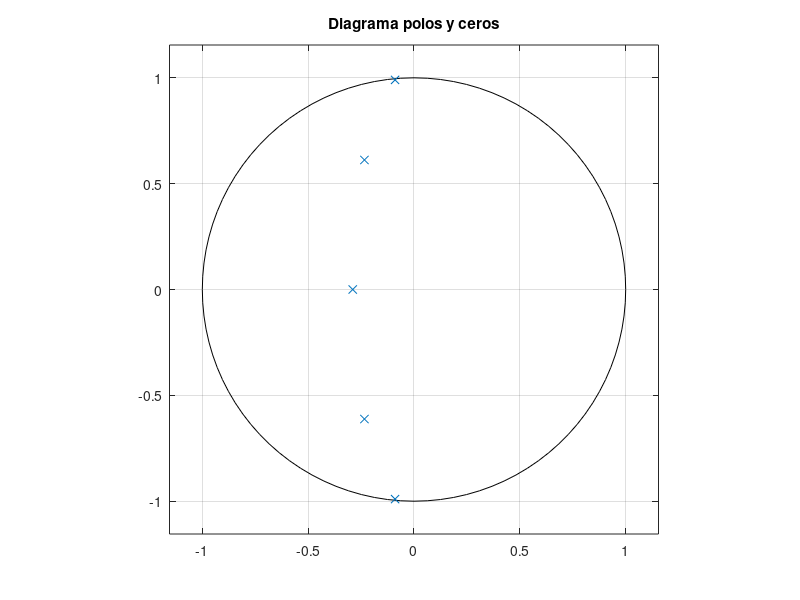

This figure's MATLAB source: (Note: this script raises an error after producing the figure.)
%% Design filtro paso bajo Chebyshev

% Ganancia maxima banda pasante 20dB
% Frecuencia corte 1.2kHz
% Att min requerida -25dB a 1.7kHz
% Implementacion: etapas ganancia infinita y realimentacion multiple
% Rizado banda pasante 1 dB
% normalizar Wp,Ws. wc/w = 1/ws. Entonces, wc=1.2kHz, w=1.7kHz, 
% ws=1,416
Wp=1;
Ws=1.416;
Rp = 1;
Rs = 25;

% No conozco el orden del filtro, ergo cheb1ord
[N, Wp1] = cheb1ord(Wp, Ws, Rp, Rs,'s');

% Realmente Wp1 me va a coincidir con Wp, me interesa N
n=N;

% Polos usando Matlab
[z,p,k] = cheb1ap(n,Rp);
zplane(z,p);
title('Diagrama polos y ceros');

% Localizacion de polos
orden = 5;
Ap = 10^0.1;
epsilon = sqrt(10^(0.1*Ap)-1);
k = 0:1:orden-1;
sk = -sin((pi/2*orden)*(1+2*k))*sinh((1/orden)*asinh(1/epsilon)) + j*cos((pi/2*orden)*(1+2*k))*cosh((1/orden)*asinh(1/epsilon))

alpha = epsilon^-1 + sqrt((epsilon^(-2) )-1);
a = (alpha^(1/orden)-alpha^(-1/orden))/(2);
b = (alpha^(1/orden)+alpha^(-1/orden))/(2);

pk = -a*sin(((pi)/(2*orden))*(1+2*k)) + j*b*cos(((pi)/(2*orden))*(1+2*k))

% Agrupamos
c1 = abs(p(1) + p(5));
c2 = abs(p(2) + p(4));
c3 = abs(p(3));
c3 = [1 abs(p(3))];

% Ahora creo la función H(s) del filtro, tengo que tener en cuenta 
% que me va a devolver el filtro normalizado, wn no puede ser
% mayor a 1 en esta funcion
wn = 1;
n = N;

[b,a] = cheby1(n,Rp,wn,'s');

p1 = tf(b,a);

% Other way to go to the same place 
% [A,B,C,D] = zp2ss(z,p,k);
% [At,Bt,Ct,Dt] = lp2lp(A,B,C,D,1200*pi*2);
% [bc,ac] = ss2tf(At,Bt,Ct,Dt);       % Convert to TF form.

% Ahora vamos a ajustarlo a la frec de corte que queremos
% wc tiene que estar en rad/sec

wc = 1200*2*pi;

[bt,at] = lp2lp(b,a,wc);

p2=tf(bt,at);

% Representacion en frecuencia

Wpoints = 0.01:0.025:10000; %Para una resolucion de 0.01rad/s

%h = bodeplot(p1,'b',p2,'r',Wpoints);
%P = getoptions(h);
%P.FreqUnits = 'rad/s';
%P.MagUnits = 'db';
%P.Title.String = 'Chebyshev filters';
%P.PhaseVisible = 'off';
%P.XLimMode = 'manual';
%P.XLim = ([0.01 10]);
%P.YLimMode = 'manual';
%P.YLim = ([-4 1]);
%P.Grid = 'on';
%setoptions(h,P);

P = bodeoptions;
P.FreqUnits = 'rad/s';
P.MagUnits = 'db';
P.Title.String = 'Filtro Chebyshev puesto B5';
P.PhaseVisible = 'off';
P.XLimMode = 'manual';
P.XLim = ([0.01 15000]);
P.YLimMode = 'manual';
P.YLim = ([-4 1]);
P.Grid = 'on';
h = bodeplot(p1,'b',p2,'r',Wpoints,P)

% Descomponemos en polos y residuos
[residuos, polos, k] = residue(bt,at);

% Calculamos los numeradores
%num1 = abs((residuos(3)^2)*(residuos(4)^2));
%num2 = abs((residuos(1)^2)*(residuos(2)^2));
%num3 = residuos(5);
num1 = conv([1 residuos(1)], [1 residuos(2)]);
num1 = abs(num1(3));
num2 = conv([1 residuos(3)], [1 residuos(4)]);
num2 = abs(num2(3));
num3 = residuos(5);

% Calculamos los denominadores
%den1 = [1 -(polos(3) + polos(4)) (polos(3)^2)*(polos(4)^2)];
%den2 = [1 -(polos(1) + polos(2)) (polos(1)^2)*(polos(2)^2)];
%den3 = [1 -polos(5)];
den1 = conv([1 polos(1)], [1 polos(2)]);
den1 = [den1(1) -den1(2) den1(3)];
den2 = conv([1 polos(3)], [1 polos(4)]);
den2 = [den2(1) -den2(2) den2(3)];
den3 = [1 -polos(5)];

% Primer cuadratico
wo1 = sqrt(den1(3));
alpha1 = den1(2)/wo1;
Q1 = alpha1^(-1);
Ho1 = num1/den1(3);

% Segundo cuadratico
wo2 = sqrt(den2(3));
alpha2 = den2(2)/wo2;
Q2 = alpha2^(-1);
Ho2 = num2/den2(3);

% Simple
wo3 = den3(2);
Q3 = 1;
Ho3 = num3/wo3;

% Etapas con >Q van antes.
%Ho = at(6)
K = (10^(20/20)) * at(6);   % Ganancia de 20dB en banda pasante

K_norm = 1 * at(6);
K_calc = num1 * num2 * num3;

% Representamos las etapas
p_cuadratico1 = tf(num1, den1);
p_cuadratico2 = tf(num2, den2);
p_simple = tf(num3, den3);

X = bodeoptions;
X.FreqUnits = 'rad/s';
X.MagUnits = 'db';
X.Title.String = 'Descomposición Filtro Chebyshev puesto B5';
X.PhaseVisible = 'off';
X.XLimMode = 'auto';
X.YLimMode = 'auto';
X.Grid = 'on';
bodeplot(p_cuadratico1,'b',p_cuadratico2,'r', p_simple, 'g', X)

% Utilizar tiff print(tiff) 300px
%print -dtiff -r300 ./test2

%% Sintesis electronica
% Ganancia infinita, realimentación multiple
ref_value = 10 * 10^(-9);   

% Segundo orden [1] 
[R1_1, C2_1, R3_1, R4_1, C5_1] = lp_reaMult(Ho1, alpha1, wo1, ref_value)

% Segundo orden [2]
[R1_2, C2_2, R3_2, R4_2, C5_2] = lp_reaMult(Ho2, alpha2, wo2, ref_value)

